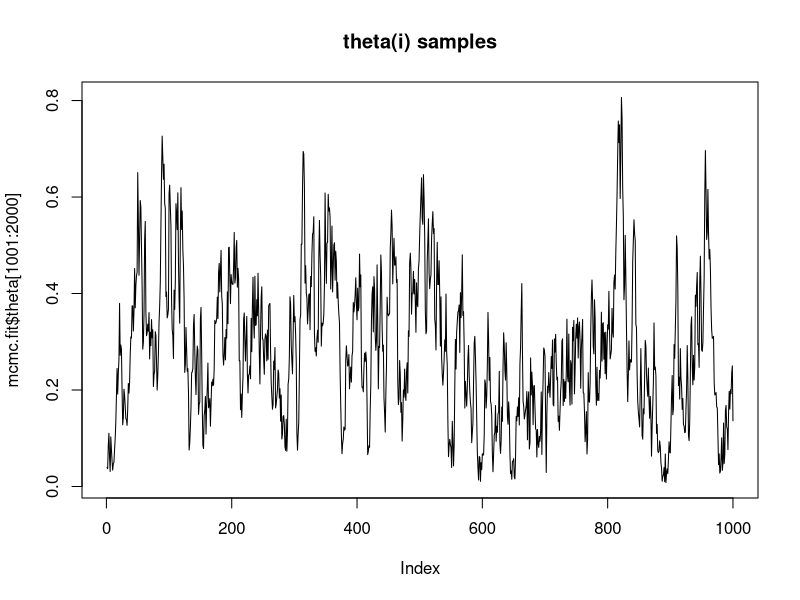
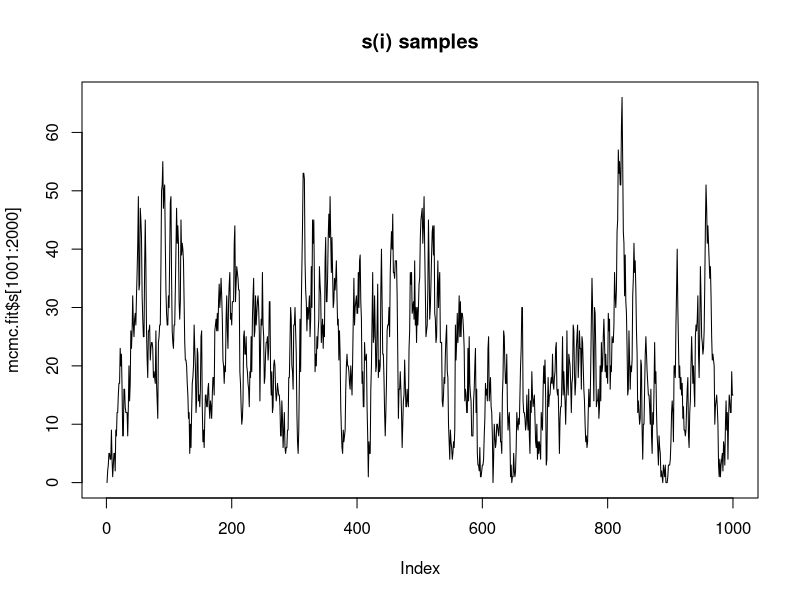
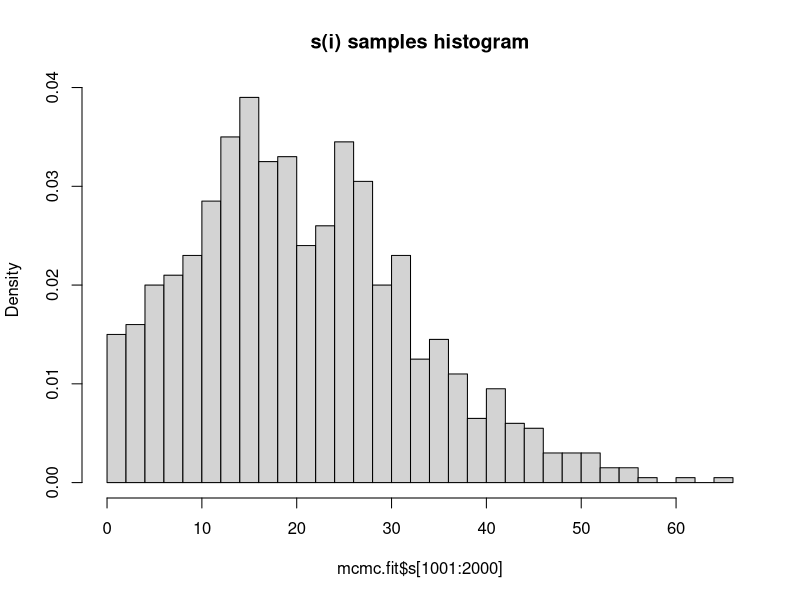
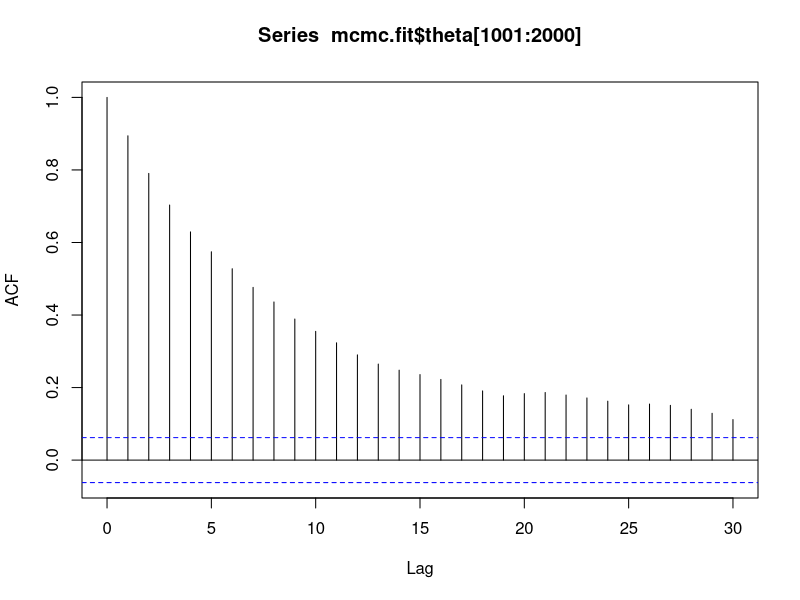
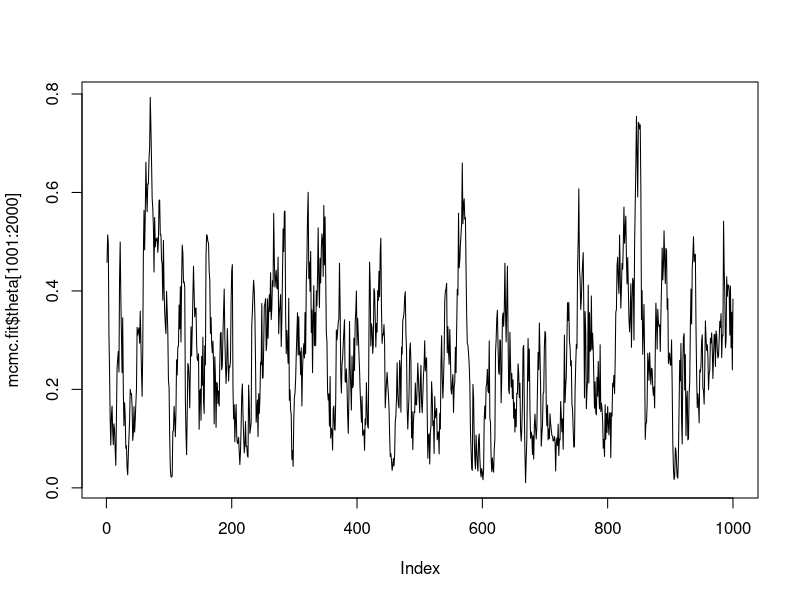
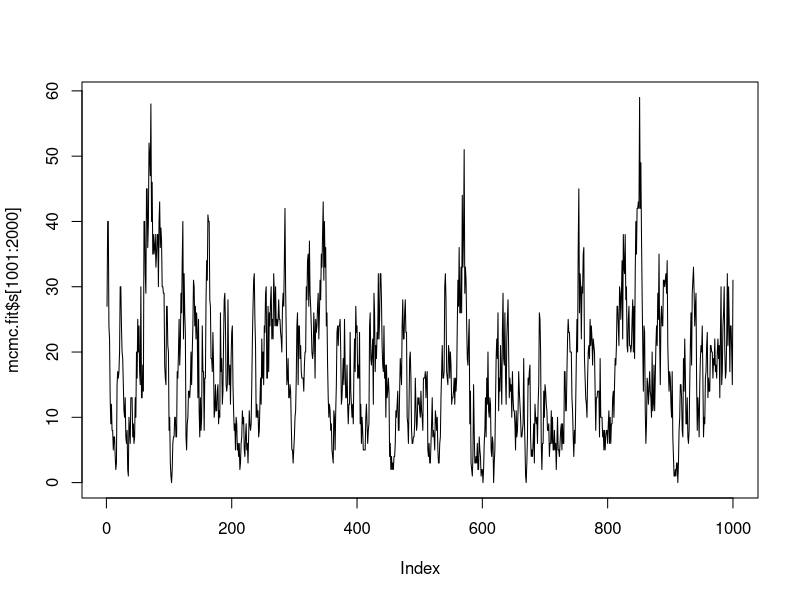
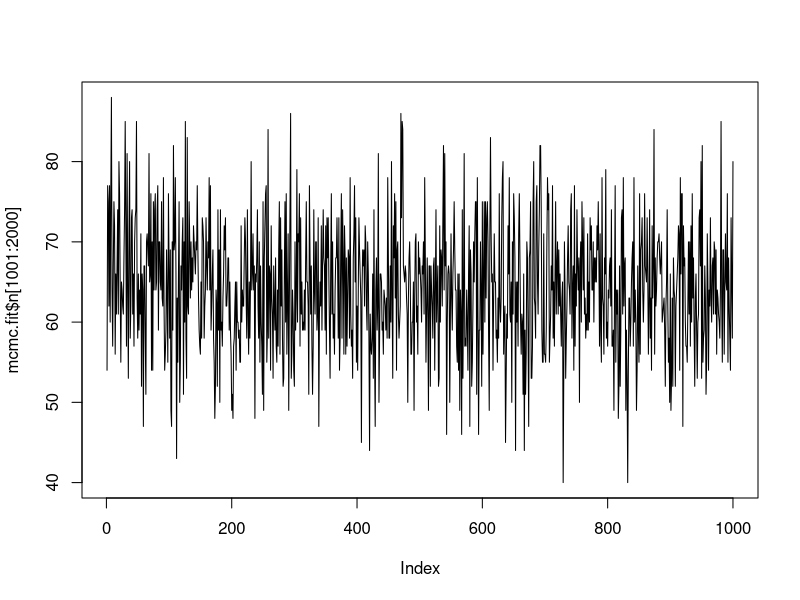
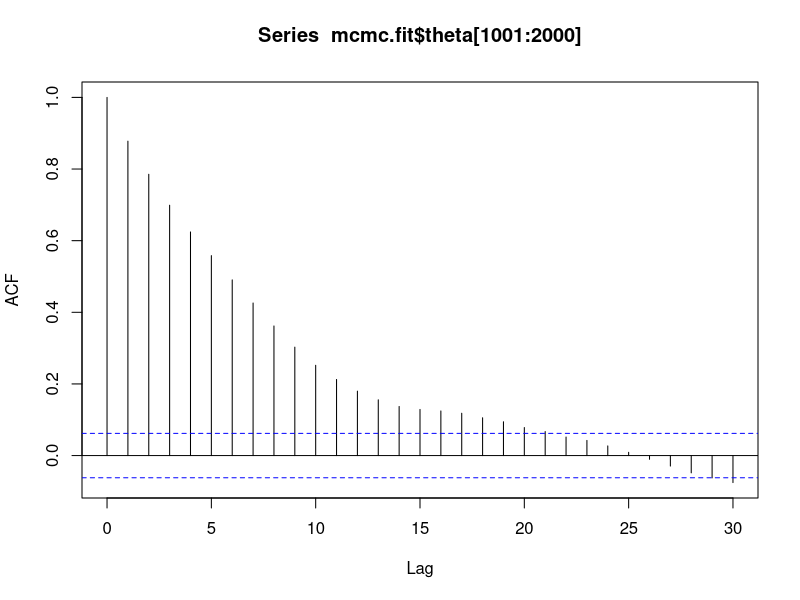

Here is the R script that generated these plots, in order:
######### PRoblem 1
#' @param n number of vehicles
#' @param s number of bicycles
#' @param theta proportion of bicycle traffic
n <- 74
s_init <- 16
theta_init <- s_init/n
burn = 1000 # burn-in
nmc = 1000 # number of Monte Carlo iterations

gibbs <- function(s_init, theta_init, burn = 1000, nmc = 1000, alpha_0 = 2.0, beta_0 = 6.4){
  
  theta <- rep(0, nmc+burn)
  s <- rep(0, nmc+burn)
  
  s[1] = s_init; theta[1] = theta_init; 
  
  for (i in 2:(burn+nmc)) {
    
    s[i] <- rbinom(1, n, theta[i-1])
    theta[i] <- rbeta(1, alpha_0 + s[i], beta_0 + n-s[i])
  }
  return(list(s=s,theta=theta))
}

mcmc.fit <- gibbs(s_init, theta_init)

plot(mcmc.fit$theta[1001:2000], type = "l", main="theta(i) samples")
plot(mcmc.fit$s[1001:2000], type = "l", main="s(i) samples")
hist(mcmc.fit$s[1001:2000], breaks = 30, main="s(i) samples histogram", freq = F)
acf(mcmc.fit$theta[1001:2000])
mean(mcmc.fit$theta[1001:2000])
median(mcmc.fit$theta[1001:2000])

####################################
####################################
####################################
##### PRoblem 2
lambda = 64
# n <- 74 
n_init = rpois(1, lambda) # Generate a random initial poisson value
s_init <- 16
theta_init <- s_init/n_init
burn = 1000 # burn-in
nmc = 1000 # number of Monte Carlo iterations

gibbs <- function(s_init, theta_init, n_init, burn = 1000, nmc = 1000, alpha_0 = 2.0, beta_0 = 6.4){
  
  n = rep(0, nmc+burn)
  theta <- rep(0, nmc+burn)
  s <- rep(0, nmc+burn)
  
  s[1] = s_init; theta[1] = theta_init; n[1] = n_init;
  
  for (i in 2:(burn+nmc)) {
    n[i] = rpois(1, lambda)
    s[i] <- rbinom(1, n[i], theta[i-1])
    theta[i] <- rbeta(1, alpha_0 + s[i], beta_0 + n[i]-s[i])
  }
  return(list(s=s,theta=theta,n=n))
}

mcmc.fit <- gibbs(s_init, theta_init, n_init)

plot(mcmc.fit$theta[1001:2000], type = "l")
plot(mcmc.fit$s[1001:2000], type = "l")
plot(mcmc.fit$n[1001:2000], type = "l")
acf(mcmc.fit$theta[1001:2000])
mean(mcmc.fit$theta[1001:2000])
median(mcmc.fit$theta[1001:2000])